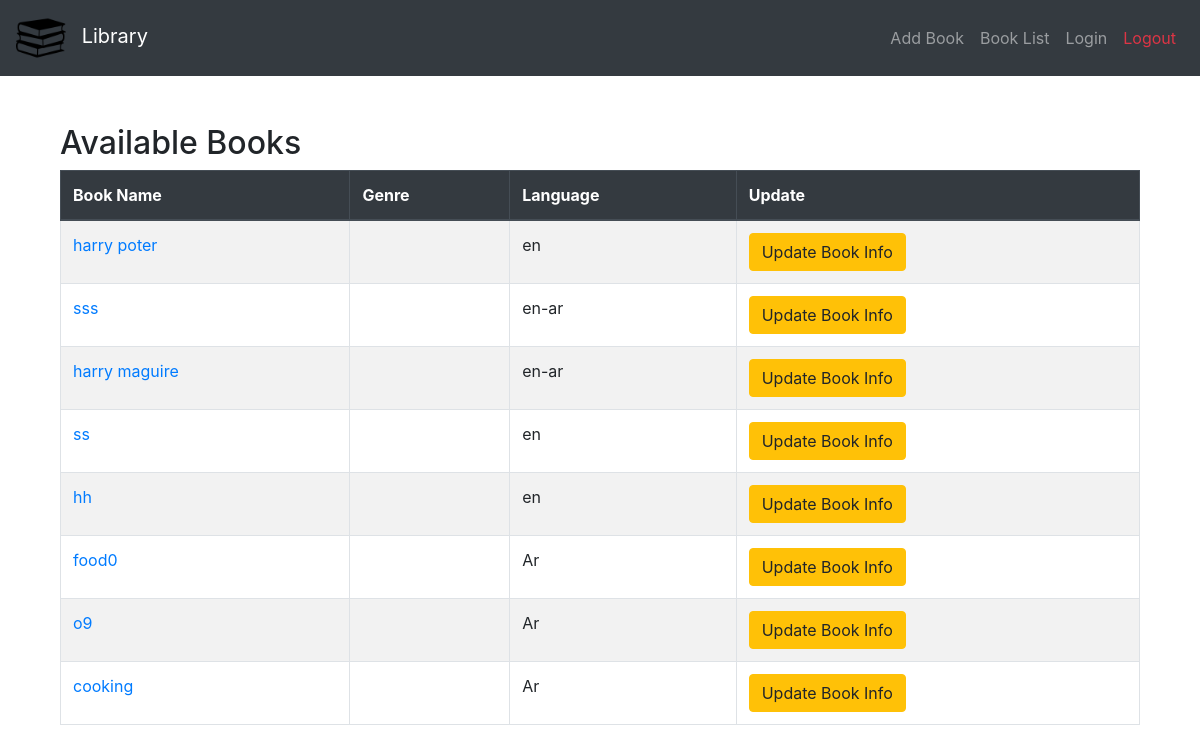
/books/, run on an earlier commit of the app's database.
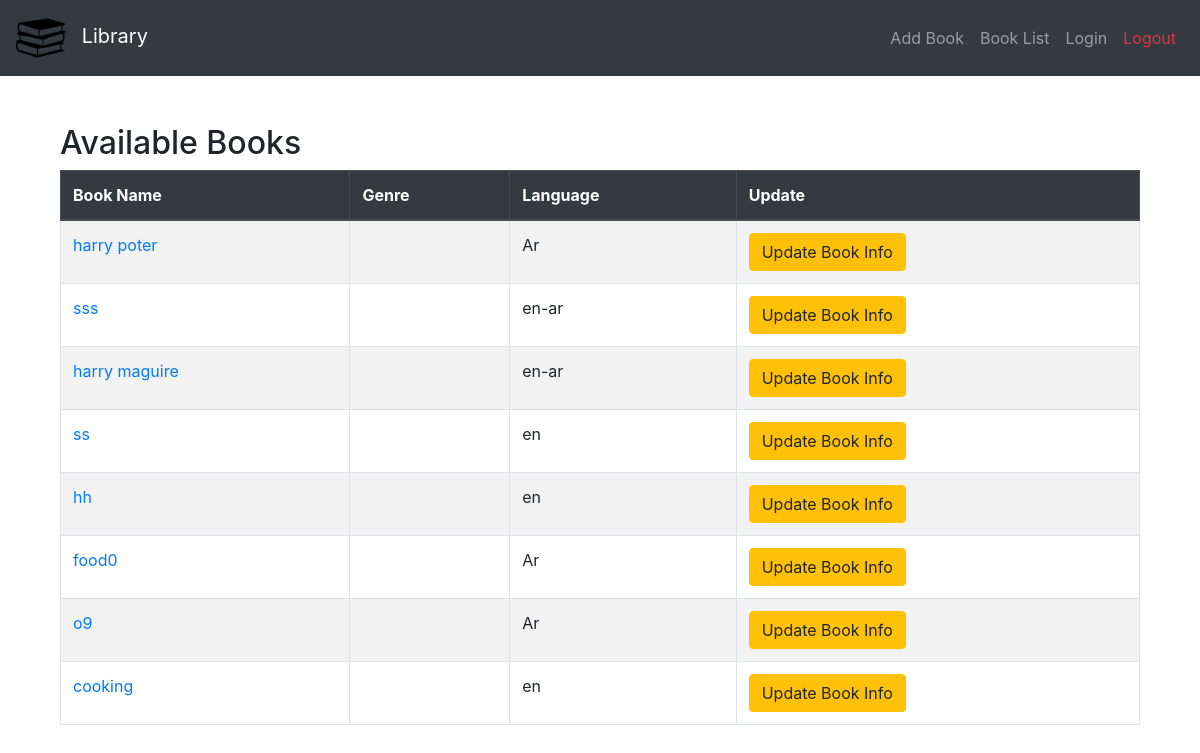
And on a later commit of the database.
### app1/models.py (models this page shows, shortened)
class book(models.Model):
    bname = models.CharField(max_length=64)
    author = models.CharField(max_length=100)
    pages = models.CharField(max_length=64)
    language = models.CharField(max_length=64)
    average_rating = models.FloatField(default=0.0, validators=[MaxValueValidator(10)])
    price = models.DecimalField(max_digits=10, decimal_places=2)
    edition = models.PositiveIntegerField()
    genre = models.CharField(max_length=64)
    ISBN = models.CharField(max_length=13, unique=True)

### app1/views.py (the view)
# urls.py: path('books/', views.books, name='books'),
def books(request):
    book_list = book.objects.all()
    customer_list = customers.objects.all()
    user_list= User.objects.all()
    book_form = BookForm()
    return render(request,"app1/book.html",{
        "book_list": book_list,"book_form" :book_form, "customers_list" : customer_list,'user':user_list
    })

### app1/templates/app1/book.html
{% extends "app1/layout.html" %}
{% block body %}
<div class="container mt-5">
    <h2>Available Books</h2>
    <table class="table table-bordered table-striped">
        <thead class="thead-dark">
            <tr>
                <th scope="col">Book Name</th>
                <th scope="col">Genre</th>
                <th scope="col">Language</th>
                <th scope="col">Update</th>
            </tr>
        </thead>
        <tbody>
            {% for book in book_list %}
            <tr>
                <td>
                    <a href="{% url 'app1:book_details' book.id %}">{{ book.bname }}</a>
                </td>
                <td>{{ book.genre }}</td>
                <td>{{ book.language }}</td>
                <td>
                    <a href="{% url 'app1:update_book' book.id %}" class="btn btn-warning">Update Book Info</a>
                </td>
            </tr>
            {% endfor %}
        </tbody>
    </table>
</div>
{% endblock %}

### app1/templates/app1/layout.html (shortened to what this page needs)
{% load static %}
<!DOCTYPE html>
<html lang="en">
<head>
    <link rel="stylesheet" type="text/css" href="https://stackpath.bootstrapcdn.com/bootstrap/4.5.2/css/bootstrap.min.css">
    <link rel="stylesheet" href="{% static 'app1/style.css' %}">
</head>
<body>
    <nav class="navbar navbar-expand-lg navbar-dark bg-dark">
        <a class="navbar-brand" href="#">
            <img src="{% static 'app1/book.png' %}" width="50" height="50" alt="Book Image"> Library
        </a>
        <div class="collapse navbar-collapse" id="navbarNav">
            <ul class="navbar-nav ml-auto">
                <li class="nav-item">
                    <a class="nav-link" href="{% url 'app1:add_book' %}">Add Book</a>
                </li>
                <li class="nav-item">
                    <a class="nav-link" href="{% url 'app1:books' %}">Book List</a>
                </li>
                <li class="nav-item">
                    <a class="nav-link" href="{{ books_url }}">
                        {% if request.user.username %}Your Books{% else %}Login{% endif %}
                    </a>
                </li>
                <li class="nav-item">
                    <a class="nav-link text-danger" href="{% url 'app1:logout' %}">Logout</a>
                </li>
            </ul>
        </div>
    </nav>
    <div class="container mt-4">
        {% block body %}
        {% endblock %}
    </div>
</body>
</html>

### app1/static/app1/style.css (style rules this page uses)
.navbar-brand img { margin-right: 10px; }
.navbar-nav .nav-link { color: white; }

What changed in the data, as far as the page shows it:
changed book "harry poter": language "en" → "Ar"
changed book "cooking": language "Ar" → "en"
